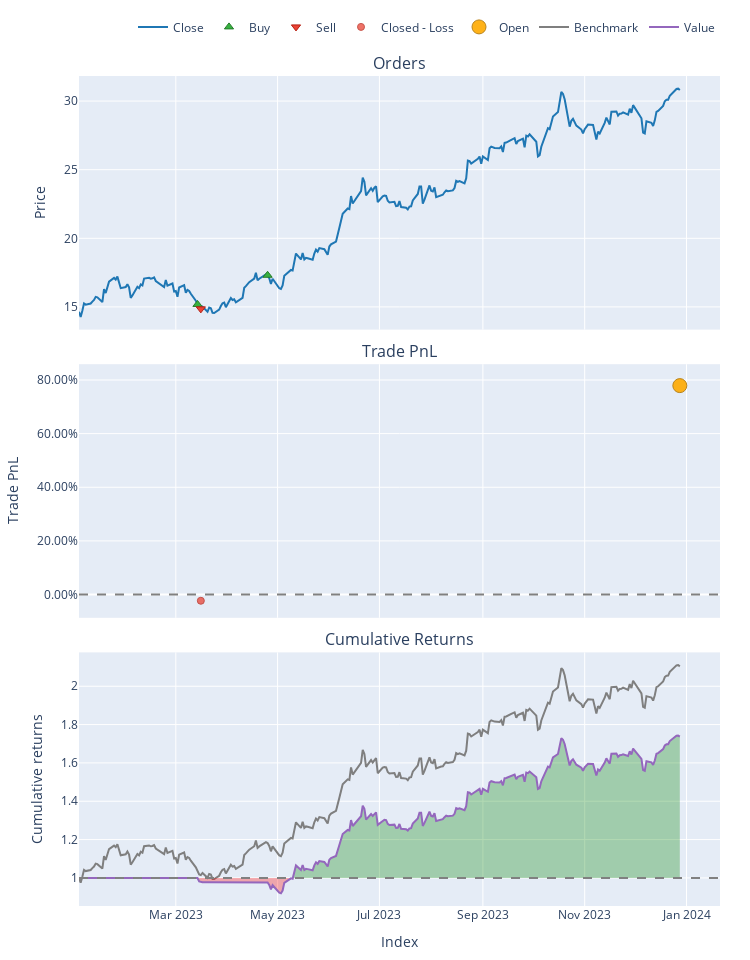

The notebook cell this image was saved under:
### Code cell
petro.executar_backtest()

### Figure 1 — Plotly figure (JSON) as saved in the notebook; plotly's stock layout.template omitted (floating-point values rounded to 4 significant figures; data arrays with more than 128 entries replaced by an {"elided": "..."} marker saying what was removed)
{"data": [{"legendgroup": "0", "line": {"color": "#1f77b4"}, "name": "Close", "showlegend": true, "type": "scatter", "uid": "a1d94f42-a885-4288-8a8f-d70191014c99", "x": {"elided": "248 str values"}, "xaxis": "x", "y": {"elided": "248 float values"}, "yaxis": "y"}, {"customdata": [[0, 6.582, 0.0999], [2, 5.64, 0.0976]], "hovertemplate": "Order Id: %{customdata[0]}<br>Timestamp: %{x}<br>Price: %{y}<br>Size: %{customdata[1]:.6f}<br>Fees: %{customdata[2]:.6f}", "legendgroup": "1", "marker": {"color": "#37B13F", "line": {"color": "rgb(38,123,44)", "width": 1}, "size": 8, "symbol": "triangle-up"}, "mode": "markers", "name": "Buy", "type": "scatter", "uid": "5b202999-2bec-41a6-ab3b-0a14ac00f84f", "x": ["2023-03-14T00:00:00", "2023-04-25T00:00:00"], "xaxis": "x", "y": [15.18, 17.31], "yaxis": "y"}, {"customdata": [[1, 6.582, 0.0978]], "hovertemplate": "Order Id: %{customdata[0]}<br>Timestamp: %{x}<br>Price: %{y}<br>Size: %{customdata[1]:.6f}<br>Fees: %{customdata[2]:.6f}", "legendgroup": "2", "marker": {"color": "#EA4335", "line": {"color": "rgb(181,31,18)", "width": 1}, "size": 8, "symbol": "triangle-down"}, "mode": "markers", "name": "Sell", "type": "scatter", "uid": "2b59f25d-711a-4f35-a859-41a9ac5f3fa1", "x": ["2023-03-16T00:00:00"], "xaxis": "x", "y": [14.86], "yaxis": "y"}, {"customdata": [[0, 0, -2.3, -0.02302]], "hovertemplate": "Exit Trade Id: %{customdata[0]}<br>Position Id: %{customdata[1]}<br>Exit Timestamp: %{x}<br>PnL: %{customdata[2]:.6f}<br>Return: %{customdata[3]:.2%}", "legendgroup": "3", "marker": {"color": "#EA4335", "line": {"color": "rgb(181,31,18)", "width": 1}, "opacity": [0.75], "size": [7], "symbol": "circle"}, "mode": "markers", "name": "Closed - Loss", "type": "scatter", "uid": "642e6b36-eddb-448c-b336-bf329f30a3f4", "x": ["2023-03-16T00:00:00"], "xaxis": "x2", "y": [-0.02302], "yaxis": "y2"}, {"customdata": [[1, 1, 76.03, 0.7789]], "hovertemplate": "Exit Trade Id: %{customdata[0]}<br>Position Id: %{customdata[1]}<br>Exit Timestamp: %{x}<br>PnL: %{customdata[2]:.6f}<br>Return: %{customdata[3]:.2%}", "legendgroup": "4", "marker": {"color": "#FFAA00", "line": {"color": "rgb(178,118,0)", "width": 1}, "opacity": [0.9], "size": [14], "symbol": "circle"}, "mode": "markers", "name": "Open", "type": "scatter", "uid": "2d05cb5a-3a33-430d-989a-6f510ca1cc35", "x": ["2023-12-28T00:00:00"], "xaxis": "x2", "y": [0.7789], "yaxis": "y2"}, {"legendgroup": "5", "line": {"color": "#7f7f7f"}, "name": "Benchmark", "showlegend": true, "type": "scatter", "uid": "28391722-2133-4155-9de6-ad5ac45eb38d", "x": {"elided": "248 str values"}, "xaxis": "x3", "y": {"elided": "248 float values"}, "yaxis": "y3"}, {"hoverinfo": "skip", "legendgroup": "6", "line": {"color": "rgba(0, 0, 0, 0)", "width": 0}, "opacity": 0, "showlegend": false, "type": "scatter", "uid": "ced2539b-5ed7-4ed8-b7a5-ebf04124f57c", "x": {"elided": "248 str values"}, "xaxis": "x3", "y": {"elided": "248 int values"}, "yaxis": "y3"}, {"connectgaps": false, "fill": "tonexty", "fillcolor": "rgba(0, 128, 0, 0.3)", "hoverinfo": "skip", "legendgroup": "6", "line": {"color": "rgba(0, 0, 0, 0)", "width": 0}, "opacity": 0, "showlegend": false, "type": "scatter", "uid": "d14d8d37-9878-4006-b290-18f353f16305", "x": {"elided": "248 str values"}, "xaxis": "x3", "y": {"elided": "248 float values"}, "yaxis": "y3"}, {"hoverinfo": "skip", "legendgroup": "6", "line": {"color": "rgba(0, 0, 0, 0)", "width": 0}, "opacity": 0, "showlegend": false, "type": "scatter", "uid": "52b4aad9-b4ee-49d8-90a4-41f61f8b8e4e", "x": {"elided": "248 str values"}, "xaxis": "x3", "y": {"elided": "248 int values"}, "yaxis": "y3"}, {"connectgaps": false, "fill": "tonexty", "fillcolor": "rgba(255, 0, 0, 0.3)", "hoverinfo": "skip", "legendgroup": "6", "line": {"color": "rgba(0, 0, 0, 0)", "width": 0}, "opacity": 0, "showlegend": false, "type": "scatter", "uid": "a3b8b6df-5cfd-41d2-9dba-82a91f862155", "x": {"elided": "248 str values"}, "xaxis": "x3", "y": {"elided": "248 float values"}, "yaxis": "y3"}, {"legendgroup": "7", "line": {"color": "#9467bd"}, "name": "Value", "showlegend": true, "type": "scatter", "uid": "0616867b-36fc-4248-bc93-667e9e7f6875", "x": {"elided": "248 str values"}, "xaxis": "x3", "y": {"elided": "248 float values"}, "yaxis": "y3"}, {"hoverinfo": "skip", "legendgroup": "6", "line": {"color": "rgba(0, 0, 0, 0)", "width": 0}, "opacity": 0, "showlegend": false, "type": "scatter", "uid": "cc7ea38e-8e46-44d4-99eb-8030d3edb541", "x": {"elided": "248 str values"}, "xaxis": "x3", "y": {"elided": "248 int values"}, "yaxis": "y3"}], "layout": {"annotations": [{"font": {"size": 16}, "showarrow": false, "text": "Orders", "x": 0.5, "xanchor": "center", "xref": "paper", "y": 1, "yanchor": "bottom", "yref": "paper"}, {"font": {"size": 16}, "showarrow": false, "text": "Trade PnL", "x": 0.5, "xanchor": "center", "xref": "paper", "y": 0.6528, "yanchor": "bottom", "yref": "paper"}, {"font": {"size": 16}, "showarrow": false, "text": "Cumulative Returns", "x": 0.5, "xanchor": "center", "xref": "paper", "y": 0.3056, "yanchor": "bottom", "yref": "paper"}], "height": 960, "legend": {"orientation": "h", "traceorder": "normal", "x": 1, "xanchor": "right", "y": 1.042, "yanchor": "bottom"}, "margin": {"b": 30, "l": 30, "r": 30, "t": 30}, "shapes": [{"line": {"color": "gray", "dash": "dash"}, "type": "line", "x0": 0, "x1": 1, "xref": "paper", "y0": 0, "y1": 0, "yref": "y2"}, {"line": {"color": "gray", "dash": "dash"}, "type": "line", "x0": 0, "x1": 1, "xref": "paper", "y0": 1, "y1": 1, "yref": "y3"}], "showlegend": true, "width": 750, "xaxis": {"anchor": "y", "domain": [0, 1], "matches": "x3", "showticklabels": false}, "xaxis2": {"anchor": "y2", "domain": [0, 1], "matches": "x3", "showticklabels": false}, "xaxis3": {"anchor": "y3", "domain": [0, 1], "title": {"text": "Index"}}, "yaxis": {"anchor": "x", "domain": [0.6944, 1], "title": {"text": "Price"}}, "yaxis2": {"anchor": "x2", "domain": [0.3472, 0.6528], "tickformat": ".2%", "title": {"text": "Trade PnL"}}, "yaxis3": {"anchor": "x3", "domain": [0, 0.3056], "title": {"text": "Cumulative returns"}}}}
